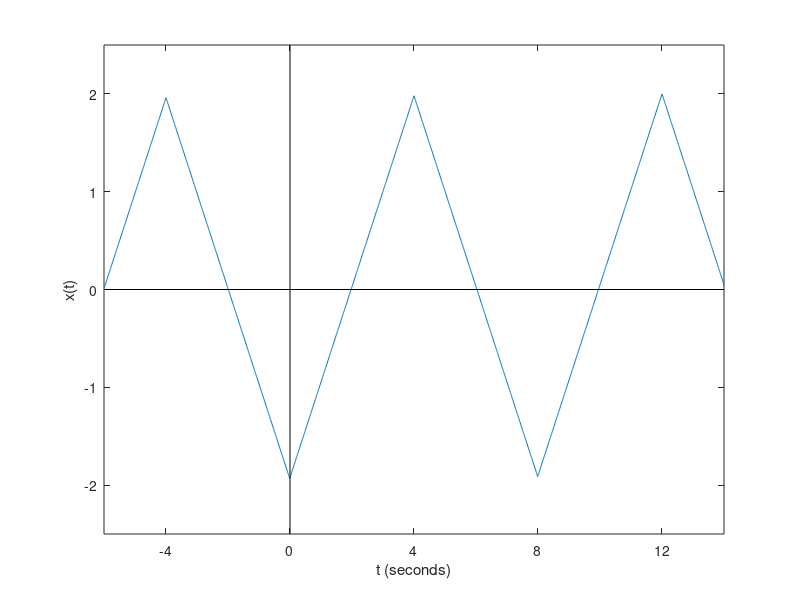

Here is the MATLAB script that generated this plot: (Note: this script raises an error after producing the figure.)
% Calculate signal values
tv = -6:0.01:14;
A = 2;
yv = zeros(size(tv));
yv(mod(tv,8)<=4) = 2;
yv = yv - 1;
xv = cumsum(yv);
xv = 2*xv/max(xv);

%% Plot triangular waveform
fh = figure;
plot(tv,xv);
xlabel('t (seconds)');
ylabel('x(t)');
ax = [-6 14 -2.5 2.5];
lh = line([0; 0], [ax(3); ax(4)]);  set(lh, 'color', 'k');
lh = line([ax(1); ax(2)], [0; 0]);  set(lh, 'color', 'k');
set(gca,'xtick',[-4 0 4 8 12]);
axis(ax);
exportfig(gcf,'fs_additional_fig01.eps','width',10,'height',3,'fontmode','fixed', 'fontsize',8,'Color','cmyk');

%% Plot derivative (rectangular) waveform
fh = figure;
plot(tv,yv);
xlabel('t (seconds)');
ylabel('y(t)');
ax = [-6 14 -1.25 1.25];
lh = line([0; 0], [ax(3); ax(4)]);  set(lh, 'color', 'k');
lh = line([ax(1); ax(2)], [0; 0]);  set(lh, 'color', 'k');
set(gca,'xtick',[-4 0 4 8 12]);
axis(ax);
exportfig(gcf,'fs_additional_fig02.eps','width',10,'height',3,'fontmode','fixed', 'fontsize',8,'Color','cmyk');

%% Plot second derivative (impulse train) waveform
% Using arrowh download
fh = figure;
ax = [-6 14 -3 3];
X1 = [-4 0 4 8 12; -4 0 4 8 12];
Y1 = [0 0 0 0 0; -2 2 -2 2 -2];
lh = line(X1,Y1);
set(lh,'Color','b');
ah = arrowh([-4,-4],[0,-2],'b');
ah = arrowh([0,0],[0,2],'b');
ah = arrowh([4,4],[0,-2],'b');
ah = arrowh([8,8],[0,2],'b');
ah = arrowh([12,12],[0,-2],'b');
xlabel('t (seconds)');
ylabel('z(t)');
lh = line([0; 0], [ax(3); ax(4)]);  set(lh, 'color', 'k');
lh = line([ax(1); ax(2)], [0; 0]);  set(lh, 'color', 'k');
set(gca,'xtick',[-4 0 4 8 12]);
axis(ax);  set(gca,'box','on')
exportfig(gcf,'fs_additional_fig03.eps','width',10,'height',3,'fontmode','fixed', 'fontsize',8,'Color','cmyk');

%% Plot exercise 3 waveform
ev3 = mod(tv,3)/3;
fh = figure;
plot(tv,ev3);
xlabel('t (seconds)');
ax = [-6 14 -0.25 1.25];
lh = line([0; 0], [ax(3); ax(4)]);  set(lh, 'color', 'k');
lh = line([ax(1); ax(2)], [0; 0]);  set(lh, 'color', 'k');
set(gca,'xtick',-6:3:14);
axis(ax);
exportfig(gcf,'fs_additional_fig07.eps','width',10,'height',3,'fontmode','fixed', 'fontsize',8,'Color','cmyk');

%% Plot exercise 4 waveform
yv4 = zeros(size(tv));
yv4(mod(tv-4,8)<=4) = 2;
yv4 = yv4 - 1;
ev4 = cumsum(yv4);
ev4 = 2*ev4/max(ev4);
fh = figure;
plot(tv,ev4);
xlabel('t (seconds)');
ylabel('x(t)');
ax = [-6 14 -2.5 2.5];
lh = line([0; 0], [ax(3); ax(4)]);  set(lh, 'color', 'k');
lh = line([ax(1); ax(2)], [0; 0]);  set(lh, 'color', 'k');
set(gca,'xtick',[-4 0 4 8 12]);
axis(ax);
exportfig(gcf,'fs_additional_fig08.eps','width',10,'height',3,'fontmode','fixed', 'fontsize',8,'Color','cmyk');

%% Check reconstruction with matlab
% Code moved to fs_reconstruct.m
eval('fs_reconstruct');

%% Frequency domain plots
N = 10;
kvp = 1:N;  kvn = -fliplr(kvp);
wv = [kvn 0 kvp]*pi/4;
dkv = [1./(j*kvn*pi).*(1 - exp(-j*kvn*pi)) 0 1./(j*kvp*pi).*(1 - exp(-j*kvp*pi))];
ckv = [4./((j*kvn*pi).^2).*(1 - exp(-j*kvn*pi)) 0 4./((j*kvp*pi).^2).*(1 - exp(-j*kvp*pi))];

%% Rectangular waveform
fh = figure;
subplot(2,1,1);  sh1 = stem(wv,abs(dkv),'filled');
set(gca,'XTick',(-2:2)*pi);
set(gca,'XTickLabel',{'-2 pi','-pi','0','pi','2 pi'});
ylabel('|d_k|');
title('Fourier series coefficients for rectangular wave');
adkv = angle(dkv);  adkv(abs(dkv)<eps) = 0;
subplot(2,1,2);  sh2 = stem(wv,adkv,'filled');
set(gca,'XTick',(-2:2)*pi);
set(gca,'XTickLabel',{'-2 pi','-pi','0','pi','2 pi'});
ylabel('\angle d_k');  xlabel('\omega');
set([sh1; sh2],'MarkerSize',2);
exportfig(gcf,'fs_additional_fig05.eps','width',10,'height',6.5,'fontmode','fixed', 'fontsize',8,'Color','cmyk');

%% Triangular waveform
fh = figure;
subplot(2,1,1);  sh1 = stem(wv,abs(ckv),'filled');
set(gca,'XTick',(-2:2)*pi);
set(gca,'XTickLabel',{'-2 pi','-pi','0','pi','2 pi'});
ylabel('|c_k|');
title('Fourier series coefficients for triangular wave');
ackv = angle(ckv);  ackv(abs(ckv)<eps) = 0;
subplot(2,1,2);  sh2 = stem(wv,ackv,'filled');
set(gca,'XTick',(-2:2)*pi);
set(gca,'XTickLabel',{'-2 pi','-pi','0','pi','2 pi'});
ylabel('\angle c_k');  xlabel('\omega');
set([sh1; sh2],'MarkerSize',2);
exportfig(gcf,'fs_additional_fig06.eps','width',10,'height',6.5,'fontmode','fixed', 'fontsize',8,'Color','cmyk');
